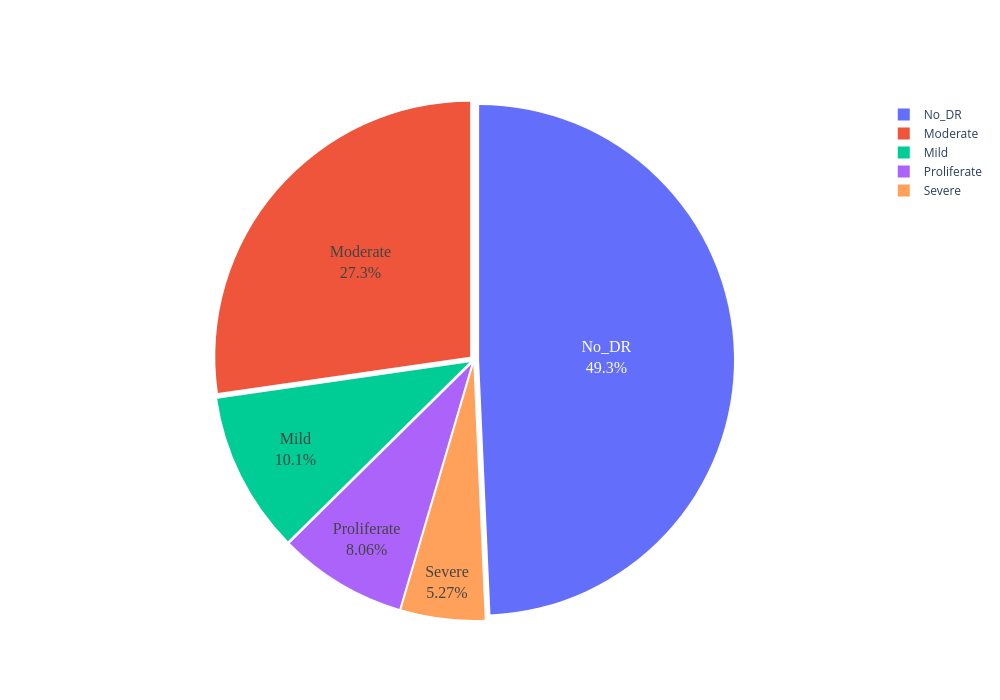

Notebook cell for this chart:
### Markdown cell above
### The data is well distributed among the classes and is balanced

### Code cell
import plotly.graph_objects as go

fig = go.Figure(
    data=go.Pie(
        labels=data.class_names,
        values=values,
        textinfo='percent+label',
        pull=[0.02] * len(data.class_names),
        textfont=dict(
            size=16,
            family="Arial Black"  # or "Calibri Bold", "Times New Roman Bold"
        )
    )
)
fig.update_layout(width=1000, height=700)
fig.show()

### Figure 1 — Plotly figure (JSON) as saved in the notebook; plotly's stock layout.template omitted (floating-point values rounded to 4 significant figures)
{"data": [{"labels": ["Mild", "Moderate", "No_DR", "Proliferate", "Severe"], "pull": [0.02, 0.02, 0.02, 0.02, 0.02], "textfont": {"family": "Arial Black", "size": 16}, "textinfo": "percent+label", "type": "pie", "values": [370, 999, 1805, 295, 193]}], "layout": {"height": 700, "width": 1000}}
